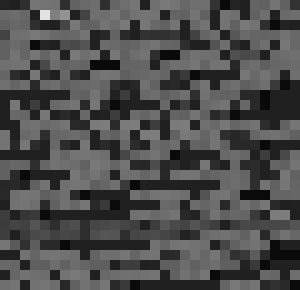

This figure's Python source:
#!/usr/bin/env python3
# data2img – Converts data to an image.  Exactly what it says.
# Copyright (c) 2017 Ben Wiederhake
# MIT licensed.  So, do whatever you want.

from PIL import Image


def convert(in_file, w, h, out_file):
    with open(in_file, 'rb') as in_fp:
        data = in_fp.read()
    w = int(w)
    h = int(h)
    if w * h != len(data):
        print('{}*{} = {} pixels, but in-file has {} bytes.'.format(w, h, w * h, len(data)))
        return False
    img = Image.frombytes('L', (w, h), data)
    with open(out_file, 'wb') as out_fp:
        img.save(out_fp)
    return True


def run(argv):
    if len(argv) != 5:
        print("Usage: {} <DATA-IN-FILE> <WIDTH> <HEIGHT> <IMAGE-OUT-FILE>".format(argv[0]))
        return False
    return convert(*argv[1:])


if __name__ == "__main__":
    from sys import argv
    if not run(argv):
        exit(1)
